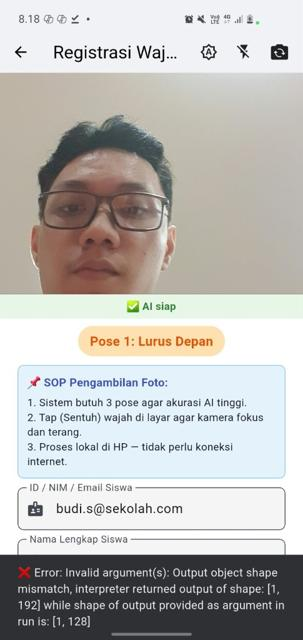
#> input picture test_small.jpg, 303 x 640 px
$ python -i evaluasi_clahe.py   (imports and definitions only)
#> lines starting #> are read from the running program, lines starting #| are printed output that depends on the picture
# ==============================================================================
# SKRIP EVALUASI ILMIAH CLAHE UNTUK LAPORAN SKRIPSI (BAB 4)
# ==============================================================================
# Menghitung metrik kualitas citra:
# 1. PSNR (Peak Signal-to-Noise Ratio)
# 2. SSIM (Structural Similarity Index Measure)
# 3. Entropi Informasi Shannon (Tingkat detail informasi citra)
# 4. Distribusi Nilai Luminansi (Mean & Standar Deviasi Kecerahan)
# ==============================================================================

import os
import cv2
import math
import numpy as np

def hitung_entropi(citra_gray: np.ndarray) -> float:
    """Menghitung Shannon Entropy untuk mengukur kekayaan informasi citra"""
    hist, _ = np.histogram(citra_gray, bins=256, range=(0, 256), density=True)
    hist = hist[hist > 0]
    return -float(np.sum(hist * np.log2(hist)))

def terapkan_clahe(img_rgb: np.ndarray, clip_limit: float = 2.0, grid_size: tuple = (8, 8)) -> np.ndarray:
    """Menerapkan CLAHE pada kanal L di ruang warna CIELAB"""
    lab = cv2.cvtColor(img_rgb, cv2.COLOR_RGB2LAB)
    l, a, b = cv2.split(lab)
    clahe = cv2.createCLAHE(clipLimit=clip_limit, tileGridSize=grid_size)
    cl = clahe.apply(l)
    limg = cv2.merge((cl, a, b))
    return cv2.cvtColor(limg, cv2.COLOR_LAB2RGB)

def evaluasi_kualitas_citra(jalur_gambar_asli: str, clip_limit: float = 2.0):
#> called with jalur_gambar_asli = 'test_small.jpg', clip_limit = 2
    if not os.path.exists(jalur_gambar_asli):
        print(f"File {jalur_gambar_asli} tidak ditemukan.")
        return None

    # Baca citra asli
    bgr_asli = cv2.imread(jalur_gambar_asli)
#> bgr_asli is the input picture: shape (640, 303, 3); mean B, G, R 183.2, 186.1, 187.4
    rgb_asli = cv2.cvtColor(bgr_asli, cv2.COLOR_BGR2RGB)
    gray_asli = cv2.cvtColor(bgr_asli, cv2.COLOR_BGR2GRAY)
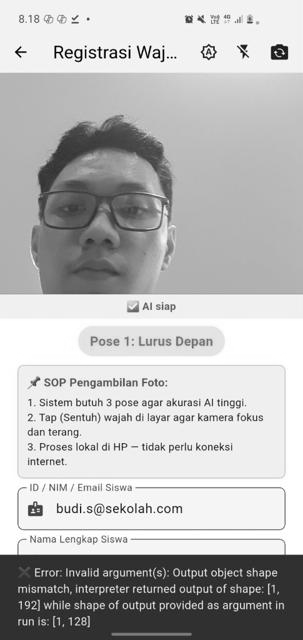
#> gray_asli: shape (640, 303); min 0, max 255, mean 186.1

    # Terapkan CLAHE
    rgb_clahe = terapkan_clahe(rgb_asli, clip_limit=clip_limit)
#> in terapkan_clahe, `lab = cv2.cvtColor(img_rgb, cv2.COLOR_RGB2LAB)`: lab: shape (640, 303, 3); mean of channels 0, 1, 2 190.3, 128.3, 129.8
#> in terapkan_clahe, `l, a, b = cv2.split(lab)`:
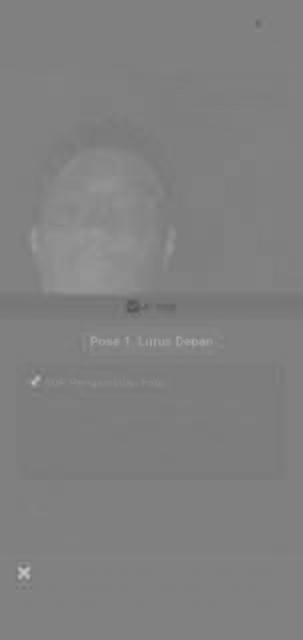
#> a: shape (640, 303); min 84, max 197, mean 128.3
#> in terapkan_clahe, `l, a, b = cv2.split(lab)`:
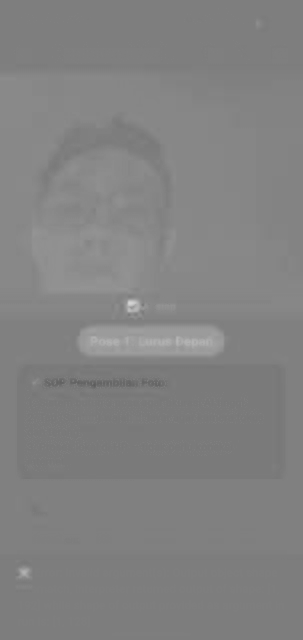
#> b: shape (640, 303); min 93, max 212, mean 129.8
#> in terapkan_clahe, `cl = clahe.apply(l)`:
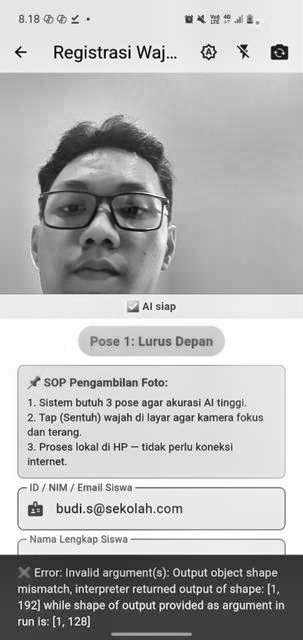
#> cl: shape (640, 303); min 1, max 255, mean 182.2
#> in terapkan_clahe, `limg = cv2.merge((cl, a, b))`: limg: shape (640, 303, 3); mean of channels 0, 1, 2 182.2, 128.3, 129.8
#> in terapkan_clahe, `return cv2.cvtColor(limg, cv2.COLOR_LAB2RGB)`:
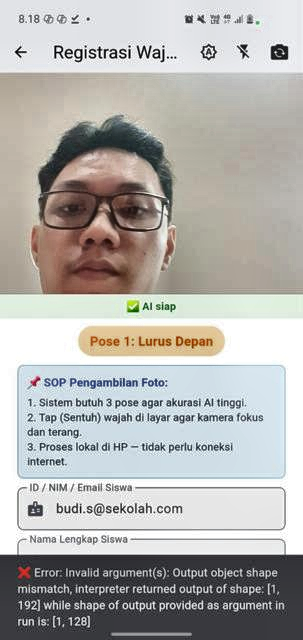
#> returned value: shape (640, 303, 3); mean R, G, B 178.7, 177.4, 174.5
    bgr_clahe = cv2.cvtColor(rgb_clahe, cv2.COLOR_RGB2BGR)
    gray_clahe = cv2.cvtColor(bgr_clahe, cv2.COLOR_BGR2GRAY)

    # 1. PSNR
    psnr = cv2.PSNR(rgb_asli, rgb_clahe)
#> psnr = 23.72

    # 2. Entropi Informasi (Kekayaan detail)
    entropi_asli = hitung_entropi(gray_asli)
#> in hitung_entropi, `hist, _ = np.histogram(citra_gray, bins=256, range=(0, 256), density=T..`: hist = 256 values, max 0.0796 at index 242, min 1.55e-05 at index 1, mean 0.00391
#> entropi_asli = 6.45
    entropi_clahe = hitung_entropi(gray_clahe)
#> entropi_clahe = 7.08
    kenaikan_entropi = ((entropi_clahe - entropi_asli) / entropi_asli) * 100
#> kenaikan_entropi = 9.69

    # 3. Distribusi Luminansi
    mean_asli, std_asli = cv2.meanStdDev(gray_asli)
#> mean_asli = [186.1]; std_asli = [68.75]
    mean_clahe, std_clahe = cv2.meanStdDev(gray_clahe)
#> mean_clahe = [177.5]; std_clahe = [65.27]

    hasil = {
        "file": os.path.basename(jalur_gambar_asli),
        "psnr_db": round(psnr, 2),
        "entropi_sebelum": round(entropi_asli, 4),
        "entropi_sesudah": round(entropi_clahe, 4),
        "kenaikan_entropi_persen": round(kenaikan_entropi, 2),
        "mean_kecerahan_sebelum": round(float(mean_asli[0][0]), 2),
        "mean_kecerahan_sesudah": round(float(mean_clahe[0][0]), 2),
        "kontras_std_sebelum": round(float(std_asli[0][0]), 2),
        "kontras_std_sesudah": round(float(std_clahe[0][0]), 2),
    }

    # Simpan perbandingan visual
    output_dir = "hasil_evaluasi_clahe"
    os.makedirs(output_dir, exist_ok=True)
    nama_dasar = os.path.splitext(os.path.basename(jalur_gambar_asli))[0]

    # Gabungkan berdampingan (Asli vs CLAHE)
    komparasi = np.hstack((bgr_asli, bgr_clahe))
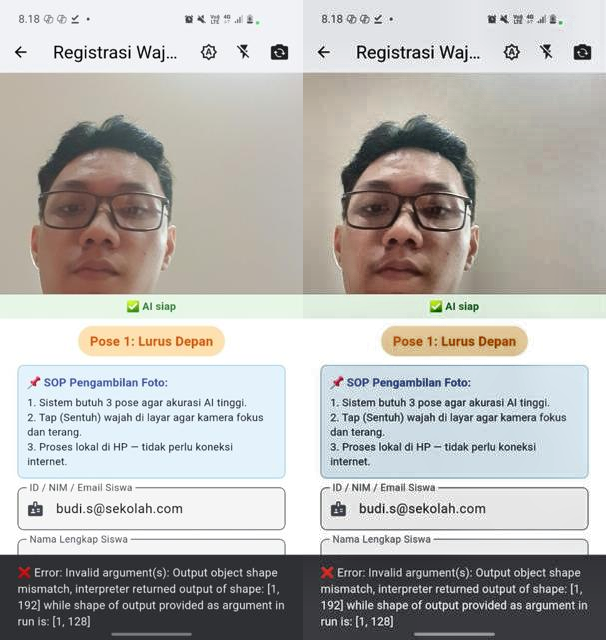
#> komparasi: shape (640, 606, 3); mean B, G, R 178.9, 181.8, 183
    cv2.putText(komparasi, "Citra Asli (Sebelum CLAHE)", (20, 40), cv2.FONT_HERSHEY_SIMPLEX, 1.0, (0, 0, 255), 2)
    cv2.putText(komparasi, f"Hasil CLAHE (Clip={clip_limit})", (bgr_asli.shape[1] + 20, 40), cv2.FONT_HERSHEY_SIMPLEX, 1.0, (0, 255, 0), 2)
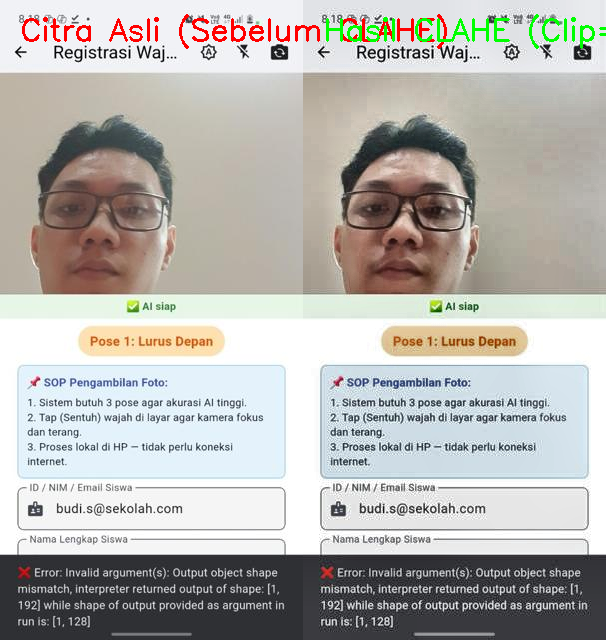
#> komparasi: shape (640, 606, 3); mean B, G, R 176.1, 180.3, 182.1

    cv2.imwrite(f"{output_dir}/komparasi_{nama_dasar}.jpg", komparasi)
    return hasil

# [5 lines not run here, left out]

>>> result = evaluasi_kualitas_citra('test_small.jpg')
#> result = 9 items
